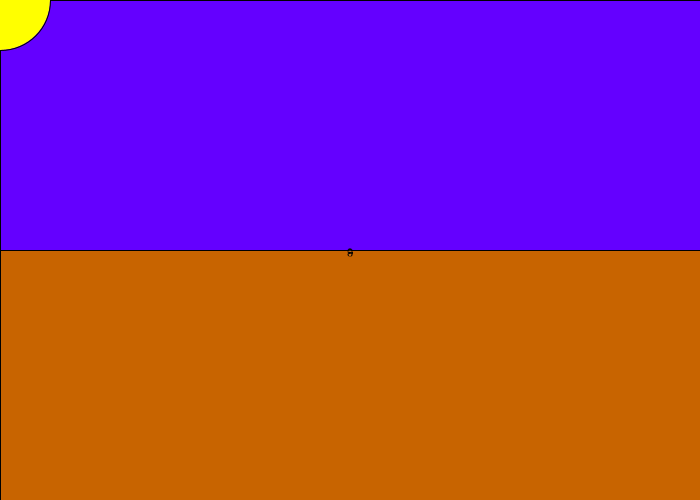
Frame 1 (no input)
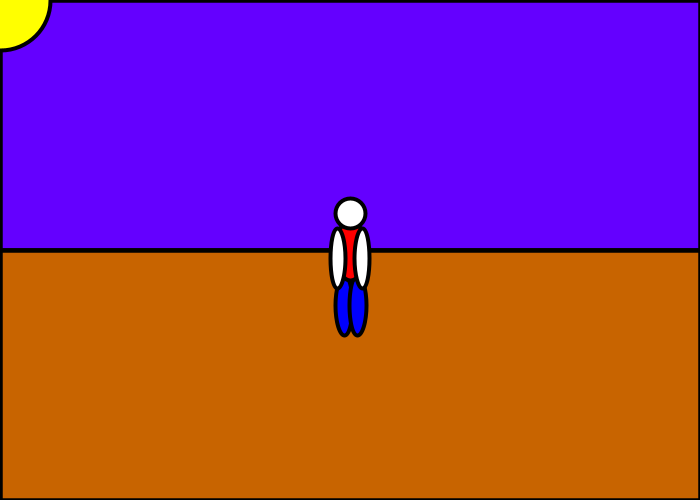
Frame 60 (the mouse pressed at the canvas centre just before this capture)
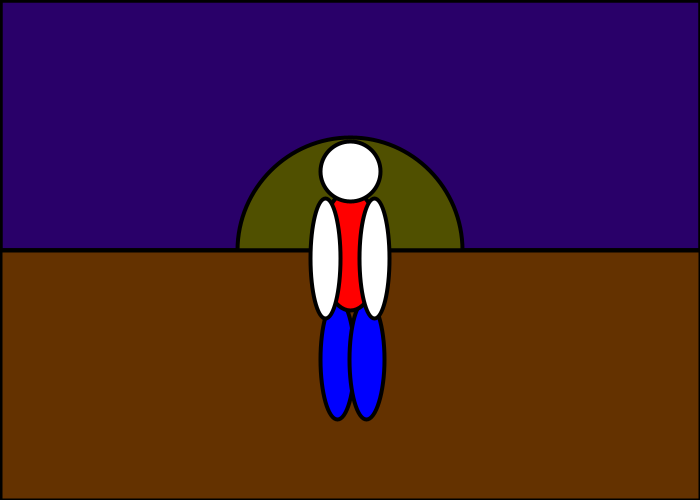
Frame 120 (the mouse held since frame 60 and released just before this capture)

The Processing sketch that drew these frames (run headless with seeded random() and noise(); from frame 60 on, the mouse is pressed at the canvas centre):

// Processing sketch: processing_182154
// ── processing_182154.pde

float sizeb;
float posCabeza;
float posBrazoI;
float posYBrazoI;
float posBrazoD;
float posYBrazoD;
float posPieI;
float ypi;
float posPieD;
float posYPieD;
float sizePies;
float sol;


void setup() {

  background(0);
  size(700, 500);
  sizeb=0;
  posCabeza=255;
  posBrazoI=350;
  posYBrazoI=250;
  posBrazoD=350;
  posYBrazoD=250;
  posPieI=353;
  ypi=252;
  posPieD=349;
  posYPieD=252;
  sizePies=0;
}

void draw() {


  if (sizeb<=150) {
    sizeb=sizeb+1;
  }
  if (posCabeza>=150) {//cabeza
    posCabeza=posCabeza-0.7;
  }

  if (posBrazoI>=320) {//brazo izquierdo
    posBrazoI =posBrazoI-0.2;
  }
  if (posYBrazoI<=257) {
    posYBrazoI=posYBrazoI+1;
  }
  if (posBrazoD<=380) {//brazo derecho
    posBrazoD =posBrazoD+0.2;
  }
  if (posYBrazoD<=257) {
    posYBrazoD=posYBrazoD+1;
  }
  if (posPieI>=338) {//pie izquierdo
    posPieI =posPieI-0.15;
  }

  if (ypi<=385) {
    ypi=ypi+0.9;
  }

  if (posPieD<=370) {//pie derecho
    posPieD =posPieD+0.15;
  }
  if (posYPieD<=383) {
    posYPieD=posYPieD+0.9;
  }

  fill(100, 0, 255);
  rect(0, 0, 700, 250);
  fill(0, 0, 0, mouseX-200);
  rect(0, 0, 700, 250);
  fill(255-mouseX/2, 255-mouseX/2, -255);
  ellipse(mouseX, mouseY, (height/5)+(mouseY/2), (height/5)+(mouseY/2));
  fill(200, 100, 0);
  rect(0, 250, 700, 250);
  fill(100, 50, 0, mouseX);
  rect(0, 250, 700, 250);
  fill(0, 0, 255);
  ellipse(posPieI, ypi, sizeb/3.5, sizeb);
  ellipse(posPieD, posYPieD, sizeb/3.5, sizeb);
  fill(255, 0, 0);
  ellipse(350, 250, sizeb/2, sizeb);
  fill(255);
  strokeWeight(4);
  ellipse(350, posCabeza, sizeb/2, sizeb/2);
  ellipse(posBrazoI, posYBrazoI, sizeb/4, sizeb);
  ellipse(posBrazoD, posYBrazoD, sizeb/4, sizeb);
  
  
}
